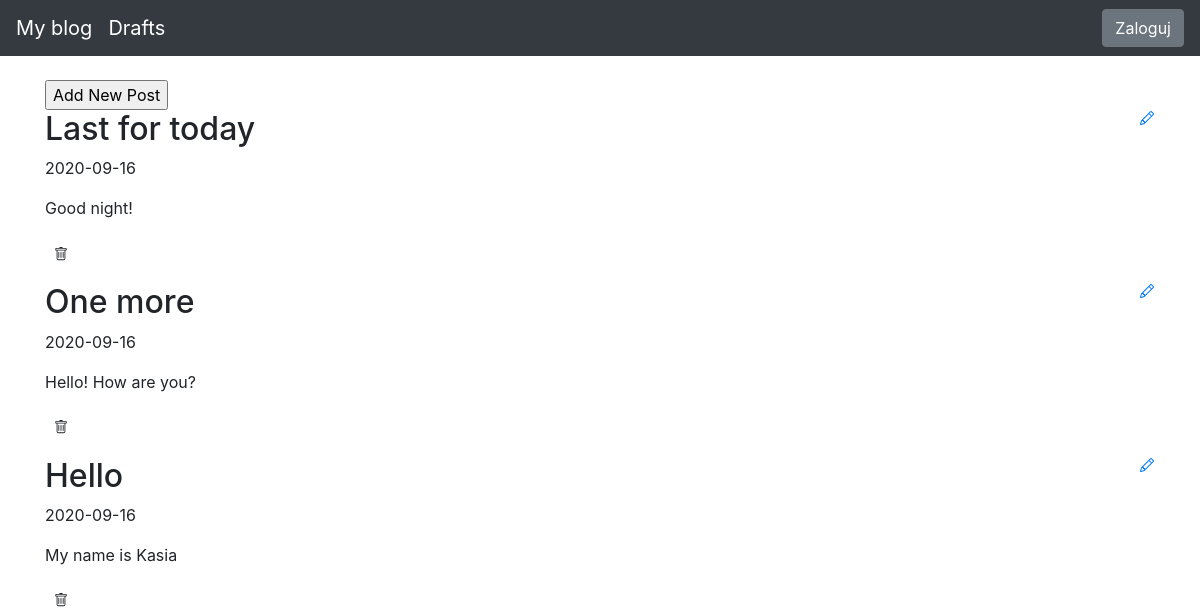
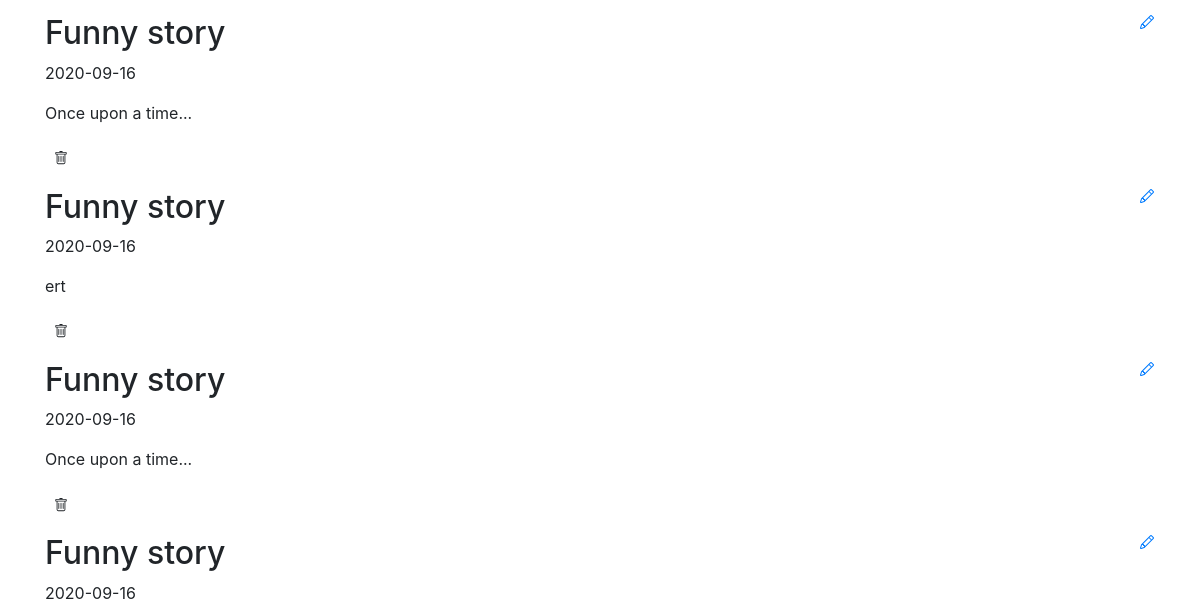
The app's page / (upper part), older data (2 pictures, top to bottom).
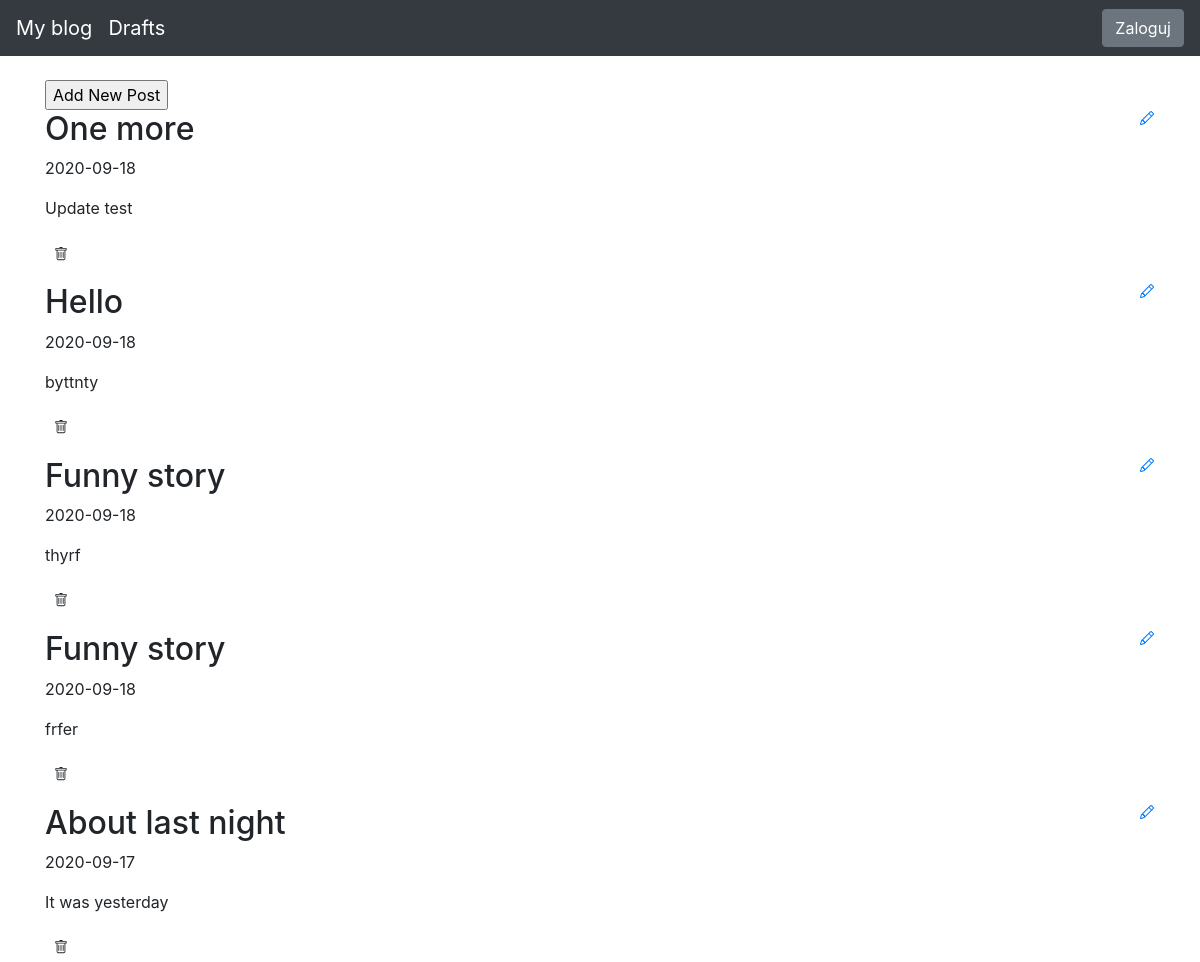
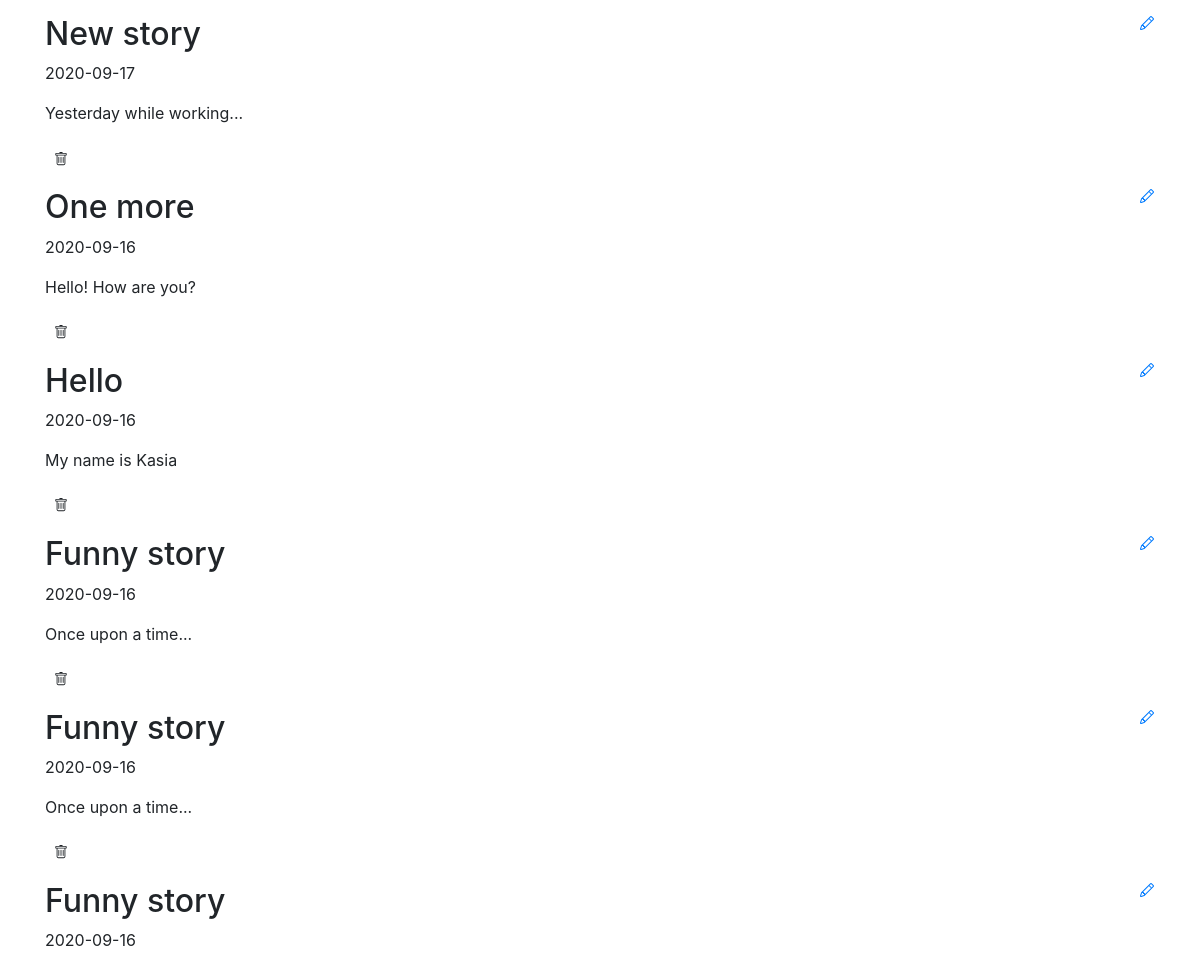
The same page, newer data (2 pictures, top to bottom).
### blog/models.py (models this page shows)
class Entry(db.Model):
   id = db.Column(db.Integer, primary_key=True)
   title = db.Column(db.String(80), nullable=False)
   body = db.Column(db.Text, nullable=False)
   pub_date = db.Column(db.DateTime, nullable=False,
       default=datetime.datetime.utcnow)
   is_published = db.Column(db.Boolean, default=False)

### blog/routes.py (the view)
@app.route('/')
def homepage():
    posts = Entry.query.filter_by(is_published=True).order_by(Entry.pub_date.desc())
    return render_template("homepage.html", posts=posts)

### blog/templates/homepage.html (shortened to what this page needs)
{% extends "base.html" %}
{% block content %}
<form action="/edit-post/">
    <input type="submit" value="Add New Post" />
</form>
{% for post in posts %}
<div>
   <div>
       <h2 class="d-inline-block">{{ post.title }}</h2>
       <a href="{{ url_for('exist_post', id=post.id) }}">
       </a>
   </div>
   <p>{{ post.pub_date.strftime('%Y-%m-%d') }} </p>
   <p>
       {{ post.body }}
   </p>
    <p><form method="POST" action="/delete-post/{{ post.id }}">
        <button type="submit" class="btn btn-default btn-sm">
        </button></form></p>
</div>
{% endfor %}
{% endblock %}

### blog/templates/base.html (shortened to what this page needs)
<!doctype html>
<html lang="en">
<head>
 <link rel="stylesheet" href="https://stackpath.bootstrapcdn.com/bootstrap/4.5.0/css/bootstrap.min.css"
>
</head>
<body>
 <nav class="navbar navbar-expand-md navbar-dark bg-dark fixed-top">
   <a class="navbar-brand" href="#">My blog</a>
     <a class="navbar-brand" href="draft-posts">Drafts</a>
   <div class="collapse navbar-collapse" id="navbarsExampleDefault">
        {% if session.logged_in %}
       <form class="form-inline my-2 my-lg-0" action="{{ url_for('logout') }}" method="POST">
         <button class="btn btn-secondary my-2 my-sm-0" type="submit">Wyloguj</button>
       </form>
     {% else %}
       <a href="{{ url_for('login') }}" class="btn btn-secondary my-2 my-lg-0">Zaloguj</a>
     {% endif %}
 </nav>
 <main role="main" class="container">
   {% block content %}
   {% endblock %}
 </main>
</html>

### blog/templates/base.html (style rules this page uses)
body { padding-top: 5rem; }

Row changes from the older to the newer data that the page shows:
removed Entry: title "Last for today", pub_date "2020-09-16", body "Good night!"
removed Entry: title "Funny story", pub_date "2020-09-16", body "ert"
added Entry: title "One more", pub_date "2020-09-18", body "Update test"
added Entry: title "Hello", pub_date "2020-09-18", body "byttnty"
added Entry: title "Funny story", pub_date "2020-09-18", body "thyrf"
added Entry: title "Funny story", pub_date "2020-09-18", body "frfer"
added Entry: title "About last night", pub_date "2020-09-17", body "It was yesterday"
added Entry: title "New story", pub_date "2020-09-17", body "Yesterday while working..."
